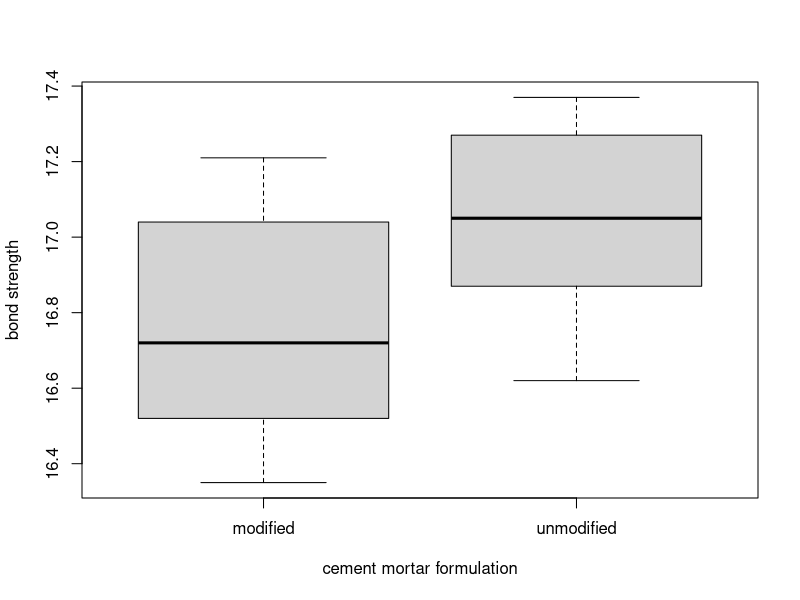
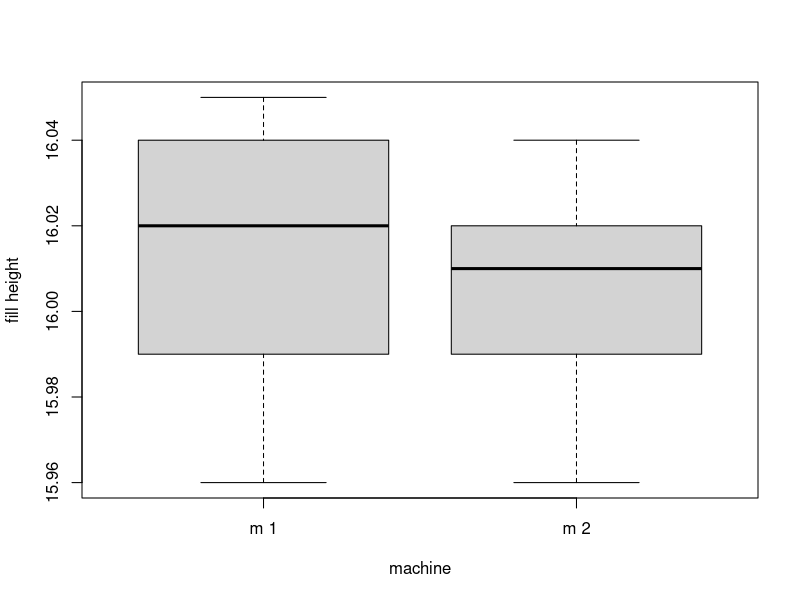

Reproduce these figures in R, in order.
#The data for this class will be provided as Excel files.
#Below is the call for the R package needed to read data from an Excel file. (use install.packages if needed)
library("readxl")

#Save the excel file in a convenient directory. 
#The following command identifies the location of the data, as well as sets the directory where output is written
#(It is easier to set the directory by clicking above on Session - Set Working Directory - Choose Directory)
setwd("C:/Users/aneath/iCloudDrive/Lexar/stat581 fall2021")

#Below is the command for reading in the data, naming the data file in R as h1.data
#The command str returns information on the structure of the data
h1.data = read_excel("handout1data.xlsx")
str(h1.data)

#Example 1.1 from class
#An experiment is conducted to compare formulations of a cement mortar (modified,unmodified)
#with respect to bond strength. The modified formulation adds a polymer latex emulsion during mixture. 
#Because the data sets within the excel file are of different sizes, we need na.omit to remove any unfilled entries
modified = na.omit(h1.data$modified)
unmod = na.omit(h1.data$unmod)

#Create a boxplot of the data as a first method of comparison
boxplot(modified,unmod,names = c("modified","unmodified"),xlab="cement mortar formulation",ylab="bond strength")

#Below is code for an R function to compute a two sample t test
#The data must be unstacked in that each variable contains response values from the respective treatment levels
two.sample.test = function(y1,y2,alpha=.05) 
{
  n1 = length(y1)
  n2 = length(y2)
  ybar1 = mean(y1)
  ybar2 = mean(y2)
  s1 = sd(y1)
  s2 = sd(y2)
  ybar.diff = ybar1-ybar2
  s.p = sqrt( ((n1-1)*s1^2+(n2-1)*s2^2) / (n1+n2-2) )
  SE = s.p*sqrt(1/n1 + 1/n2)
  
  t.cr = qt(alpha/2,lower.tail = FALSE, df=n1+n2-2)
  t.0 = ybar.diff / SE
  p.value = 2*pt(abs(t.0),df=n1+n2-2,lower.tail = FALSE)
  
  table1 = matrix(c(ybar1,ybar2,s1,s2,s.p),nrow = 1)
  dimnames(table1) = list(c(""),c("ybar1","ybar2","s1","s2","Sp"))
  print(table1)
  
  table2 = matrix(c(t.0,t.cr,p.value),nrow = 1)
  dimnames(table2) = list(c(""),c("test statistic","critical point","p-value"))
  print(table2)
}

#Here we call the function using the data for the cement bond strength example
two.sample.test(modified,unmod)

#We could also use the built in R function for a two sample t test
t.test(modified,unmod,var.equal = TRUE)






#Example 1.2 from class
#Two machines are used for filling plastic bottles. A completely randomized design is performed
#by taking a random sample of fill heights from each machine

#The data is stacked in that an input variable corresponds to machine type and a response varible corresponds to heights 
machine = na.omit(h1.data$machine)
output = na.omit(h1.data$output)

#To call our R function, we need data given as heights from each machine

two.sample.test(output[machine==1],output[machine==2])

#Below are the calls for boxplot and t-test using the built-in R functions when the data is stacked
boxplot(output~machine,names = c("m 1","m 2"),xlab="machine",ylab="fill height")
t.test(output~machine,var.equal=TRUE)